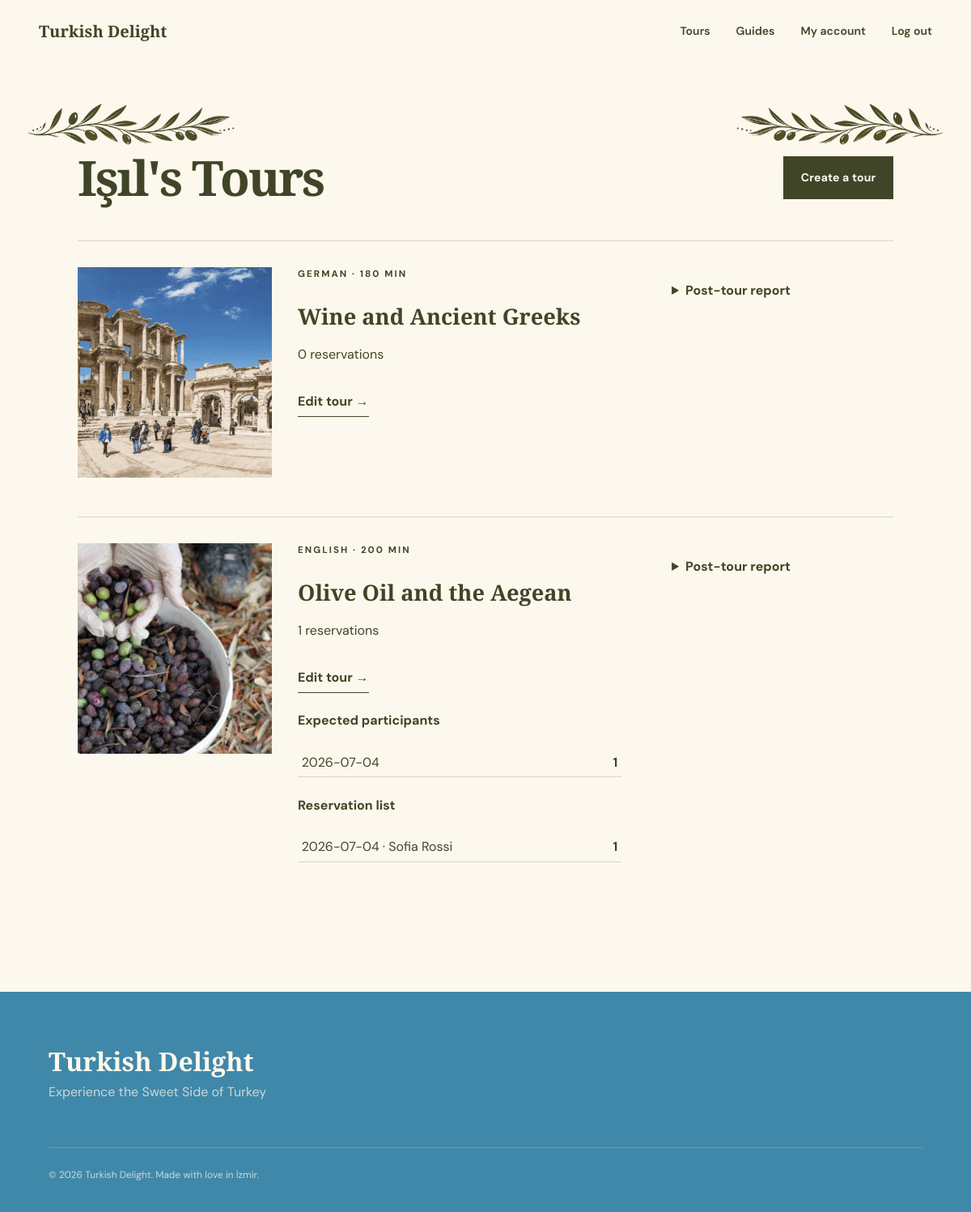
The page /profile (signed in) on the database its author committed.
### tables this page shows
CREATE TABLE "users" (
          id INTEGER PRIMARY KEY AUTOINCREMENT,
          first_name TEXT NOT NULL, last_name TEXT NOT NULL,
          email TEXT NOT NULL UNIQUE, password_hash TEXT NOT NULL,
          role TEXT NOT NULL CHECK(role IN ('guide','participant','admin')),
          languages TEXT NOT NULL DEFAULT '[]'
        , profile_photo TEXT NOT NULL DEFAULT 'GuideDefault.jpg');

CREATE TABLE tours (
  id INTEGER PRIMARY KEY AUTOINCREMENT, guide_id INTEGER NOT NULL REFERENCES users(id),
  title TEXT NOT NULL, subtitle TEXT NOT NULL, description TEXT NOT NULL, story TEXT NOT NULL,
  final_message TEXT NOT NULL, foods TEXT NOT NULL, stops TEXT NOT NULL, story_points TEXT NOT NULL,
  meeting_point TEXT NOT NULL, duration INTEGER NOT NULL CHECK(duration > 0),
  language TEXT NOT NULL, capacity INTEGER NOT NULL CHECK(capacity > 0)
);

CREATE TABLE reservations (
  id INTEGER PRIMARY KEY AUTOINCREMENT, participant_id INTEGER NOT NULL REFERENCES users(id),
  tour_id INTEGER NOT NULL REFERENCES tours(id), tour_date TEXT NOT NULL, created_at TEXT NOT NULL,
  UNIQUE(participant_id,tour_id,tour_date)
);

### app.py (the view, shortened to what this page needs)
@app.route("/profile")
@login_required
def profile():
    db = get_db()
    if current_user.role == "admin":
        return redirect(url_for("admin_dashboard"))
    tours = tourdb.tours_for_guide(db, current_user.id)
    summaries = []
    for row in tours:
        item = tour_from_row(row)
        item["reservation_count"] = tourdb.reservation_count(db, row["id"])
        item["dates"] = tourdb.guide_tour_dates(db, row["id"])
        item["bookings"] = tourdb.guide_tour_bookings(db, row["id"])
        summaries.append(item)
    return render_template("guide_profile.html", tours=summaries)

### app.py (called while the page is built)
def get_db():
    if "db" not in g:
        g.db = sqlite3.connect(DATABASE)
        g.db.row_factory = sqlite3.Row
        g.db.execute("PRAGMA foreign_keys = ON")
    return g.db

@login_manager.user_loader
def load_user(user_id):
    return userdb.get_user(get_db(), user_id)

def csrf_token():
    if "csrf_token" not in session:
        session["csrf_token"] = secrets.token_hex(24)
    return session["csrf_token"]

@app.before_request
def verify_csrf():
    if request.method == "POST" and request.form.get("csrf_token") != session.get("csrf_token"):
        abort(400, "Invalid or missing form token.")

def tour_images(tour_id):
    files = sorted((BASE_DIR / "static").glob(f"Tour{tour_id}_*"))
    return [f.name for f in files if f.is_file()]

def guide_image(filename):
    filename = filename or DEFAULT_GUIDE_IMAGE
    relative = Path(filename)
    if relative.is_absolute() or ".." in relative.parts:
        return DEFAULT_GUIDE_IMAGE
    return filename if (BASE_DIR / "static" / relative).is_file() else DEFAULT_GUIDE_IMAGE

def tour_from_row(row):
    tour = dict(row)
    tour["foods"] = json.loads(tour["foods"])
    tour["stops"] = json.loads(tour["stops"])
    tour["story_points"] = json.loads(tour["story_points"])
    tour["images"] = tour_images(tour["id"])
    tour["guide_image"] = guide_image(tour.get("guide_image"))
    return tour

### tourdb.py (called while the page is built)
def tours_for_guide(db, guide_id, summary=False):
    fields = "id,title,subtitle" if summary else "*"
    return db.execute(
        f"SELECT {fields} FROM tours WHERE guide_id=? ORDER BY id", (guide_id,)
    ).fetchall()

def guide_tour_dates(db, tour_id):
    return db.execute(
        """SELECT r.tour_date, COUNT(r.id) + COALESCE(SUM((SELECT COUNT(*)
           FROM reservation_guests rg WHERE rg.reservation_id=r.id)),0) total
           FROM reservations r WHERE r.tour_id=? GROUP BY r.tour_date ORDER BY r.tour_date""",
        (tour_id,),
    ).fetchall()

def guide_tour_bookings(db, tour_id):
    return db.execute(
        """SELECT r.tour_date, u.first_name || ' ' || u.last_name AS participant_name,
           1 + (SELECT COUNT(*) FROM reservation_guests rg WHERE rg.reservation_id=r.id) AS group_size
           FROM reservations r JOIN users u ON u.id=r.participant_id
           WHERE r.tour_id=? ORDER BY r.tour_date,u.last_name""",
        (tour_id,),
    ).fetchall()

### userdb.py (called while the page is built)
def get_user(db, user_id):
    row = db.execute("SELECT * FROM users WHERE id=?", (user_id,)).fetchone()
    return User(row) if row else None

### templates/guide_profile.html (shortened to what this page needs)
{% extends "base.html" %}
{% block content %}
  <section class="dashboard guide-account-dashboard">
    <img
      class="guide-account-decoration guide-account-decoration-left"
      src="{{ url_for('static', filename='decoration2.png') }}"
      alt=""
      aria-hidden="true"
    >
    <img
      class="guide-account-decoration guide-account-decoration-right"
      src="{{ url_for('static', filename='decoration2.png') }}"
      alt=""
      aria-hidden="true"
    >
    <section>
      <div class="guide-dashboard-heading">
        <h2>{{ current_user.first_name }}'s Tours</h2>
        <a class="button button-dark" href="{{ url_for('new_tour') }}">Create a tour</a>
      </div>
      <div class="guide-tour-list">
        {% for tour in tours %}
          <article class="guide-tour">
            <img
              src="{{ url_for('static', filename=tour.images[0]) if tour.images else url_for('static', filename='Tour1_1.jpg') }}"
              alt="{{ tour.title }}"
            >
            <div class="guide-tour-info">
              <p class="eyebrow">{{ tour.language }} · {{ tour.duration }} min</p>
              <h3>{{ tour.title }}</h3>
              <p>{{ tour.reservation_count }} reservations</p>
              <a class="text-link" href="{{ url_for('edit_tour', tour_id=tour.id) }}">Edit tour →</a>
              {% if tour.dates %}
                <h4>Expected participants</h4>
                <ul>
                  {% for date in tour.dates %}
                    <li><span>{{ date.tour_date }}</span><strong>{{ date.total }}</strong></li>
                  {% endfor %}
                </ul>
                <h4>Reservation list</h4>
                <ul>
                  {% for booking in tour.bookings %}
                    <li>
                      <span>{{ booking.tour_date }} · {{ booking.participant_name }}</span>
                      <strong>{{ booking.group_size }}</strong>
                    </li>
                  {% endfor %}
                </ul>
              {% endif %}
            </div>
            <details>
              <summary>Post-tour report</summary>
            </details>
          </article>
        {% else %}
          <div class="empty-state">
            <h3>No tours yet.</h3>
            <p>Create your first route and begin sharing İzmir.</p>
          </div>
        {% endfor %}
      </div>
    </section>
  </section>
{% endblock %}

### static/styles/variables.css (style rules this page uses)
:root { --ink: #404527; --deep: #4088A9; --cream: #FDF8ED; --paper: #FDF8ED; --clay: #84287E; --gold: #CBC362; --sea: #4088A9; --line: rgba(64, 69, 39, .2); --serif: "Playfair Display", Georgia, serif; --sans: "DM Sans", Arial, sans-serif }

### static/styles/base.css (style rules this page uses)
* { box-sizing: border-box }
html { scroll-behavior: smooth }
body { margin: 0; background: var(--paper); color: var(--ink); font-family: var(--sans); font-size: 16px; line-height: 1.6 }
img { display: block; max-width: 100% }
a { color: inherit; text-decoration: none }

### static/styles/navigation.css (style rules this page uses)
.button { display: inline-flex; align-items: center; justify-content: center; gap: .5rem; background: var(--gold); color: var(--deep); border: 0; padding: .95rem 1.35rem; font-weight: 700; font-size: .88rem; letter-spacing: .01em; transition: transform .2s, background .2s }
.button-dark { background: var(--ink); color: var(--paper) }

### static/styles/shared-components.css (style rules this page uses)
.eyebrow { text-transform: uppercase; letter-spacing: .18em; font-size: .72rem; font-weight: 700; margin: 0 0 1.5rem }
h2 { font: 600 clamp(2.8rem, 5vw, 5.4rem)/.98 var(--serif); letter-spacing: -.04em; margin: 0 }
.text-link { display: inline-flex; gap: .7rem; font-weight: 700; border-bottom: 1px solid; padding: 0 0 .35rem; margin-top: 1rem }

### static/styles/tour-account-components.css (style rules this page uses)
.dashboard { padding: 7rem 8vw; min-height: 80vh }
.reservation-list, .guide-tour-list { display: flex; flex-direction: column; gap: 1rem }
.reservation-card h3, .guide-tour h3 { font: 600 1.7rem var(--serif); margin: 0 }
.guide-tour { display: grid; grid-template-columns: 240px 1fr .7fr; gap: 2rem; border-top: 1px solid var(--line); padding: 2rem 0 }
.guide-tour>img { width: 240px; height: 260px; object-fit: cover }
.guide-tour-info ul { list-style: none; padding: 0; max-width: 400px }
.guide-tour-info li { display: flex; justify-content: space-between; border-bottom: 1px solid var(--line); padding: .3rem }
.guide-tour details { background: var(--cream); padding: 1rem; height: max-content }
.guide-tour summary { font-weight: 700 }

### static/styles/guide-account.css (style rules this page uses)
.guide-dashboard-heading { display: flex; align-items: center; justify-content: space-between; gap: 2rem; margin-bottom: 3rem }
.dashboard .guide-dashboard-heading h2 { margin: 0 }
.guide-account-dashboard { position: relative; overflow: hidden }
.guide-account-decoration { position: absolute; top: .5rem; width: min(24vw, 310px); height: auto; pointer-events: none; user-select: none }
.guide-account-decoration-left { left: 1.5vw }
.guide-account-decoration-right { right: 1.5vw; transform: scaleX(-1) }
.guide-account-dashboard>section { position: relative; z-index: 1 }

### rows shown on the page
users: first_name "Işıl"
tours: shows a picture, language "GERMAN", duration "180", title "Wine and Ancient Greeks", reservation_count "0"
tours: shows a picture, language "ENGLISH", duration "200", title "Olive Oil and the Aegean", reservation_count "1", tour_date "2026-07-04", total "1"
reservations: tour_date "2026-07-04", participant_name "Sofia Rossi", group_size "1"
